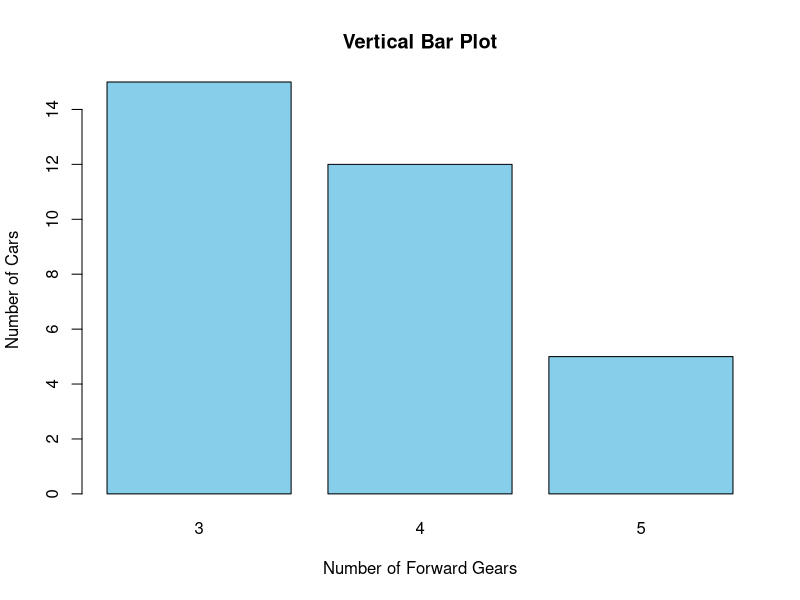
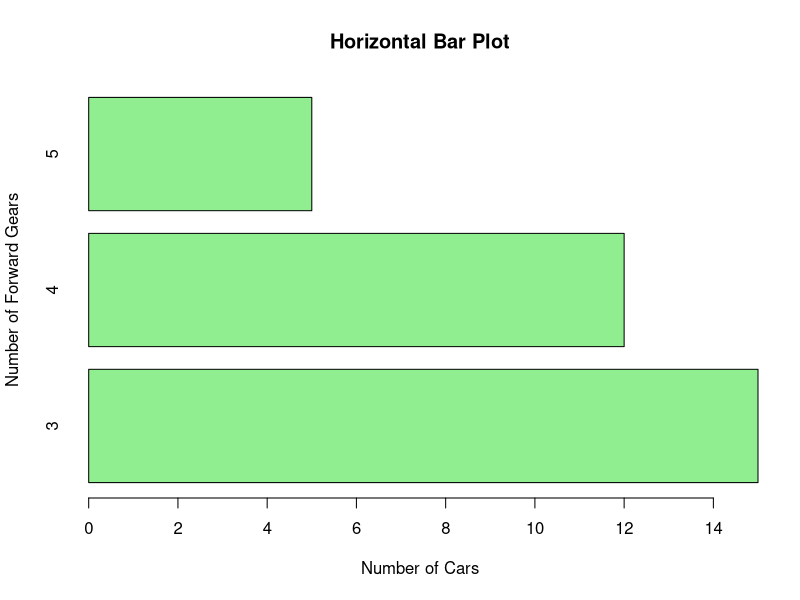
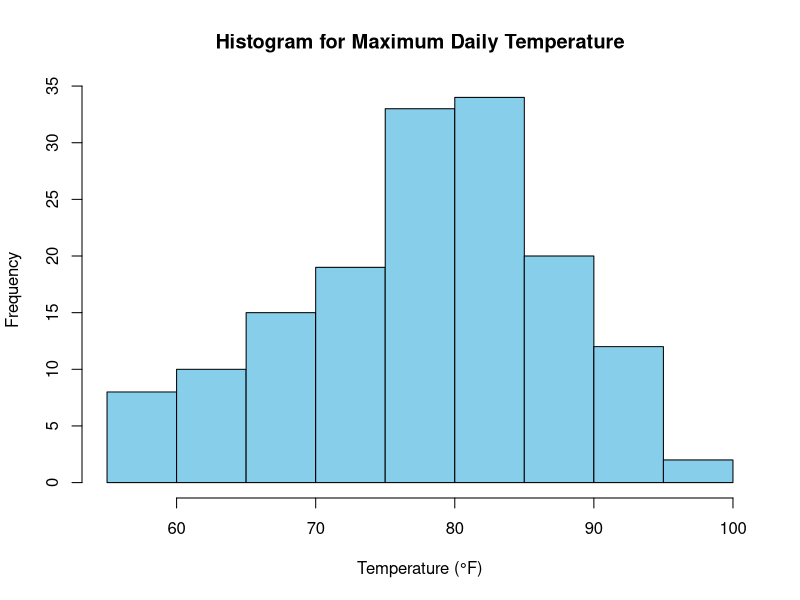
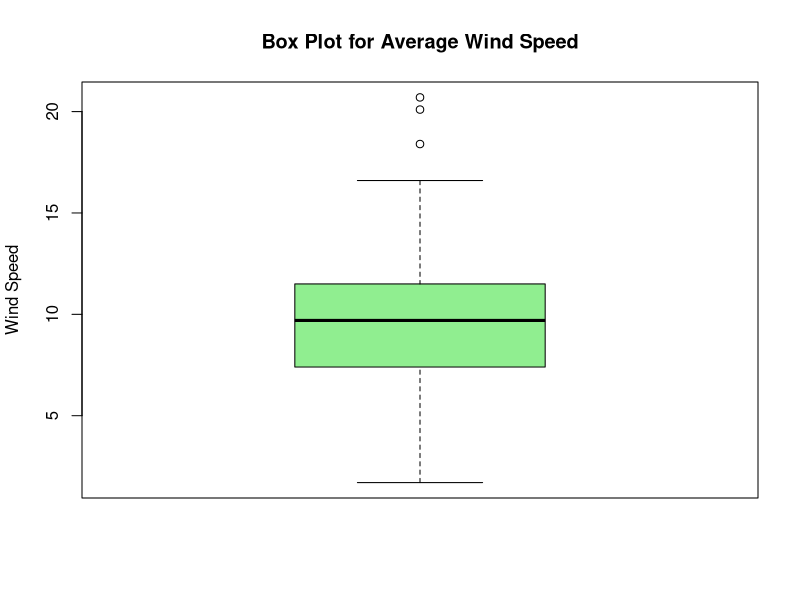
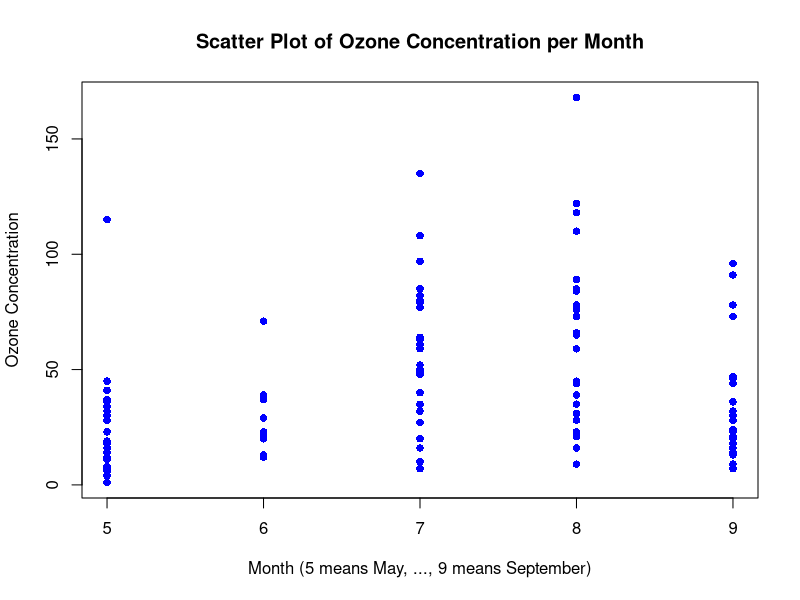
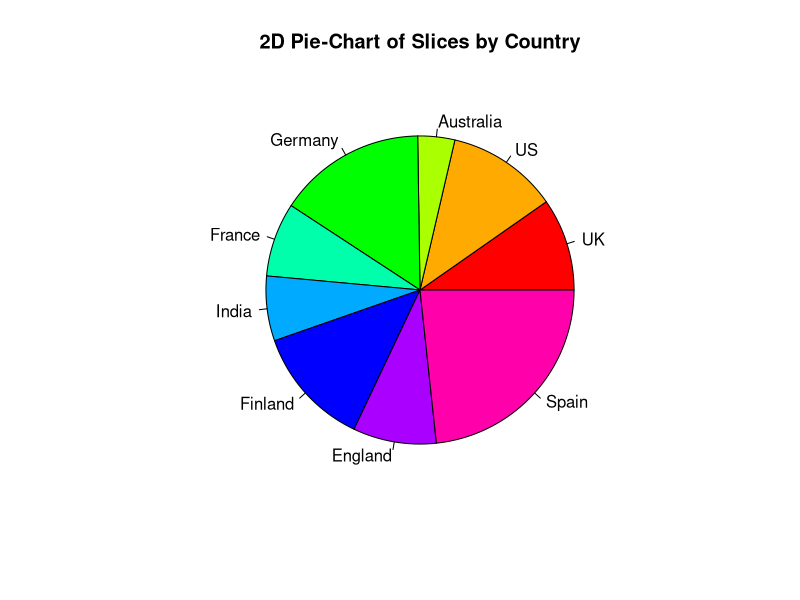
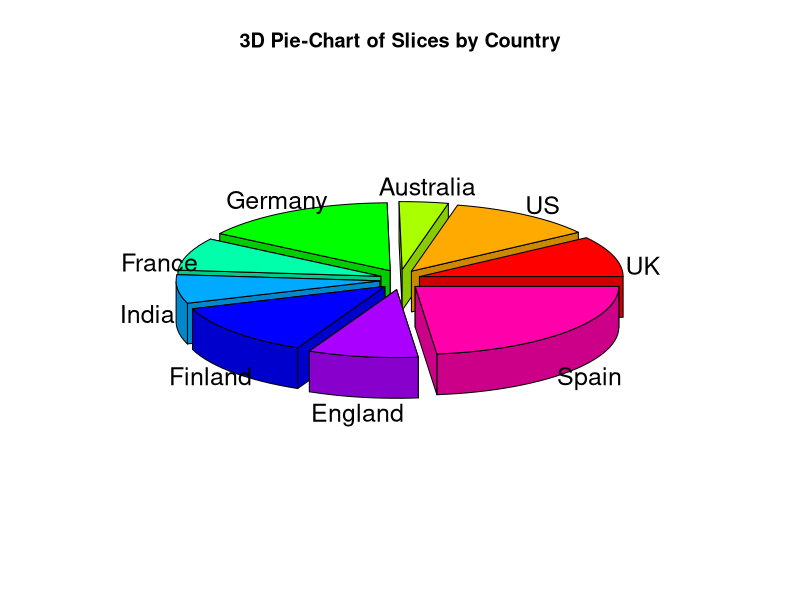

Generate these figures, in order, with R:
# Name - Devankar Raj
# Roll - 2201MC15
# Assignment - 2


# install.packages("plotrix")


# ****************** Question 1 ****************************
name = c('Anastasia', 'Dima', 'Katherine', 'James', 'Emily', 'Michael', 'Matthew', 'Harry','Kevin', 'Jonas')
score = c(12.5, 9, 16.5, 12, 9, 20, 14.5, 13.5, 8, 19)
attempts = c(1, 3, 2, 3, 2, 3, 1, 1, 2, 1)
qualify = c('yes', 'no', 'yes', 'no', 'no', 'yes', 'yes', 'no', 'no', 'yes')

exam <- data.frame(name, score, attempts, qualify, stringsAsFactors = FALSE)
exam

summary(exam)  # get the summary and nature of data

exam[3, ]  # extracting 3rd row
exam[4]  # extracting 4th column

country = c('United States','China','France','Japan','United Kingdom','Italy','Germany','Canada','Spain','Australia')
new_data = cbind(exam, country)
View(new_data)

row_1 = c('Robert', 10.5, 1, 'yes')
row_2 = c('Sophia', 9, 3, 'no')
exam = rbind(exam, row_1)
exam = rbind(exam, row_2)
View(exam)



# ****************** Question 2 ****************************
nrow(iris)
ncol(iris)

summary(iris['Sepal.Length'])
summary(iris['Sepal.Width'])

species_counts = table(iris['Species'])
View(species_counts)

Lamba_Petal = iris[iris['Petal.Length'] > 2, ]
View(Lamba_Petal)



# ****************** Question 3 ****************************
gear_counts <- table(mtcars['gear'])

# Vertical bar plot
barplot(gear_counts,
        main = "Vertical Bar Plot",
        xlab = "Number of Forward Gears",
        ylab = "Number of Cars",
        col = "skyblue")

# Horizontal bar plot
barplot(gear_counts,
        main = "Horizontal Bar Plot",
        xlab = "Number of Cars",
        ylab = "Number of Forward Gears",
        col = "lightgreen",
        horiz = TRUE)



# ****************** Question 4 ****************************
hist(airquality[, 'Temp'],
     main = "Histogram for Maximum Daily Temperature",
     xlab = "Temperature (°F)",
     col = "skyblue",
     border = "black")

boxplot(airquality[, 'Wind'],
        main = "Box Plot for Average Wind Speed",
        ylab = "Wind Speed",
        col = "lightgreen")

plot(airquality[, 'Month'], airquality[, 'Ozone'],
     main = "Scatter Plot of Ozone Concentration per Month",
     xlab = "Month (5 means May, ..., 9 means September)",
     ylab = "Ozone Concentration",
     col = "blue",
     pch = 16)



# ****************** Question 5 ****************************
slices <- c(10, 12, 4, 16, 8, 7, 13, 9, 24)
countries <- c("UK", "US", "Australia", "Germany", "France", "India", "Finland", "England", "Spain")

# Create a 2D pie chart
pie(slices,
    labels = countries,
    main = "2D Pie-Chart of Slices by Country",
    col = rainbow(length(slices)))


library(plotrix)

# Create a 3D pie chart
pie3D(slices,
      labels = countries,
      explode = 0.1, # Slightly separate the slices
      main = "3D Pie-Chart of Slices by Country",
      col = rainbow(length(slices)))
